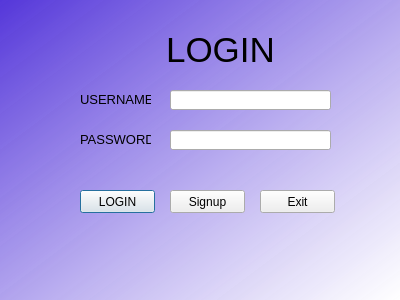
<?xml version="1.0" encoding="UTF-8"?>
<ui version="4.0">
 <class>Dialog</class>
 <widget class="QDialog" name="Dialog">
  <property name="geometry">
   <rect>
    <x>0</x>
    <y>0</y>
    <width>400</width>
    <height>300</height>
   </rect>
  </property>
  <property name="windowTitle">
   <string>Dialog</string>
  </property>
  <property name="styleSheet">
   <string notr="true">QDialog{
	border-color: qlineargradient(spread:pad, x1:0, y1:0, x2:1, y2:0, stop:0 rgba(0, 0, 0, 255), stop:1 rgba(255, 255, 255, 255));
	
	background-color: qlineargradient(spread:pad, x1:0, y1:0, x2:1, y2:1, stop:0 rgba(78, 47, 216, 205), stop:1 rgba(255, 255, 255, 255));
}</string>
  </property>
  <widget class="QPushButton" name="btn_login">
   <property name="geometry">
    <rect>
     <x>80</x>
     <y>190</y>
     <width>75</width>
     <height>23</height>
    </rect>
   </property>
   <property name="text">
    <string>LOGIN</string>
   </property>
  </widget>
  <widget class="QLabel" name="lb_user">
   <property name="geometry">
    <rect>
     <x>80</x>
     <y>90</y>
     <width>71</width>
     <height>20</height>
    </rect>
   </property>
   <property name="text">
    <string>&lt;html&gt;&lt;head/&gt;&lt;body&gt;&lt;p&gt;&lt;span style=&quot; font-size:10pt;&quot;&gt;USERNAME&lt;/span&gt;&lt;/p&gt;&lt;/body&gt;&lt;/html&gt;</string>
   </property>
  </widget>
  <widget class="QLabel" name="lb_pass">
   <property name="geometry">
    <rect>
     <x>80</x>
     <y>130</y>
     <width>71</width>
     <height>20</height>
    </rect>
   </property>
   <property name="text">
    <string>&lt;html&gt;&lt;head/&gt;&lt;body&gt;&lt;p&gt;&lt;span style=&quot; font-size:10pt;&quot;&gt;PASSWORD&lt;/span&gt;&lt;/p&gt;&lt;/body&gt;&lt;/html&gt;</string>
   </property>
  </widget>
  <widget class="QLabel" name="label_3">
   <property name="geometry">
    <rect>
     <x>160</x>
     <y>30</y>
     <width>121</width>
     <height>41</height>
    </rect>
   </property>
   <property name="text">
    <string>&lt;html&gt;&lt;head/&gt;&lt;body&gt;&lt;p align=&quot;center&quot;&gt;&lt;span style=&quot; font-size:26pt;&quot;&gt;LOGIN&lt;/span&gt;&lt;/p&gt;&lt;/body&gt;&lt;/html&gt;</string>
   </property>
  </widget>
  <widget class="QLineEdit" name="txt_user">
   <property name="geometry">
    <rect>
     <x>170</x>
     <y>90</y>
     <width>161</width>
     <height>20</height>
    </rect>
   </property>
  </widget>
  <widget class="QLineEdit" name="txt_pass">
   <property name="geometry">
    <rect>
     <x>170</x>
     <y>130</y>
     <width>161</width>
     <height>20</height>
    </rect>
   </property>
   <property name="echoMode">
    <enum>QLineEdit::Password</enum>
   </property>
   <property name="placeholderText">
    <string/>
   </property>
  </widget>
  <widget class="QPushButton" name="btn_signup">
   <property name="geometry">
    <rect>
     <x>170</x>
     <y>190</y>
     <width>75</width>
     <height>23</height>
    </rect>
   </property>
   <property name="text">
    <string>Signup</string>
   </property>
  </widget>
  <widget class="QPushButton" name="btn_exit">
   <property name="geometry">
    <rect>
     <x>260</x>
     <y>190</y>
     <width>75</width>
     <height>23</height>
    </rect>
   </property>
   <property name="text">
    <string>Exit</string>
   </property>
  </widget>
 </widget>
 <resources/>
 <connections/>
</ui>
